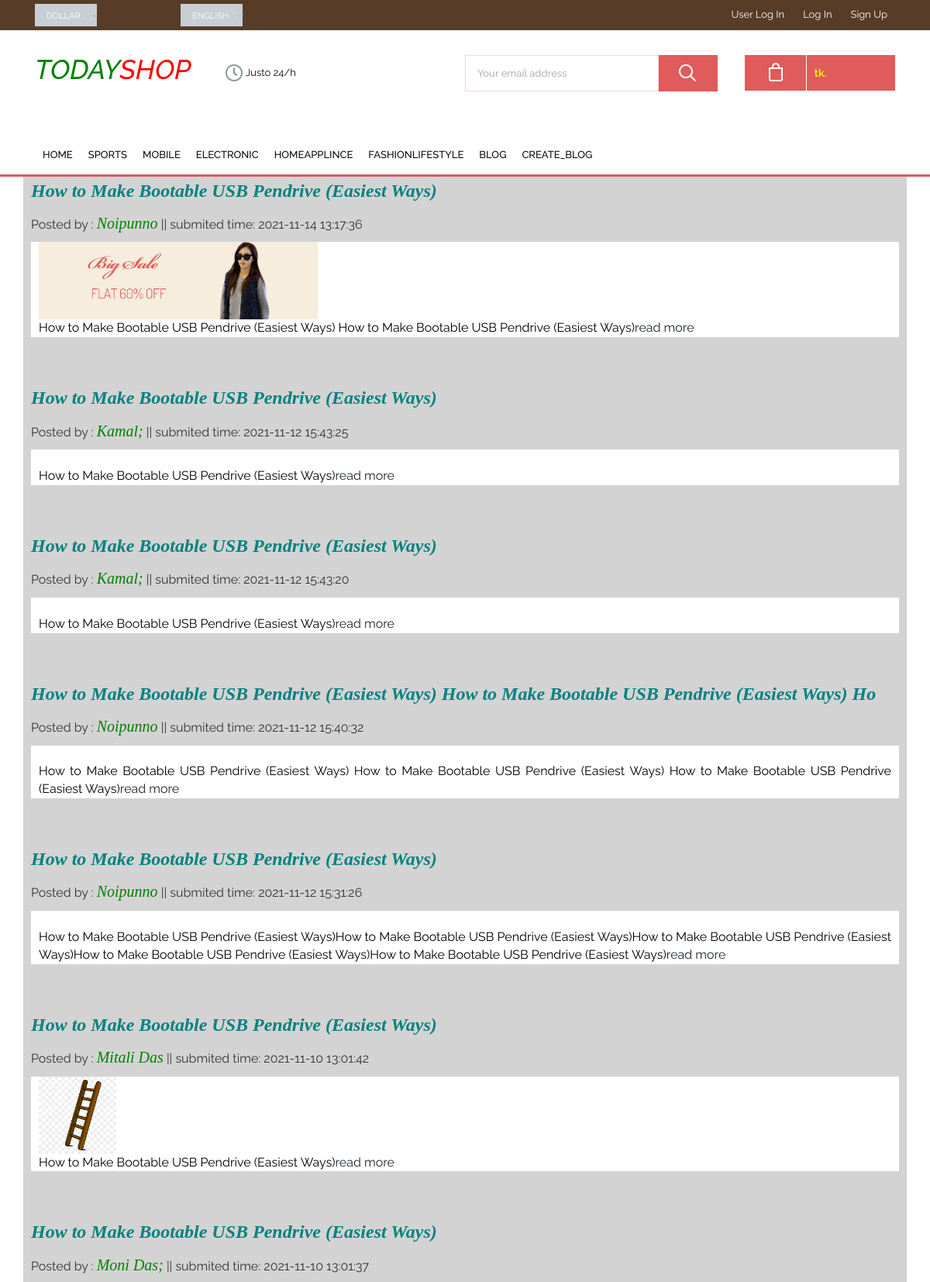
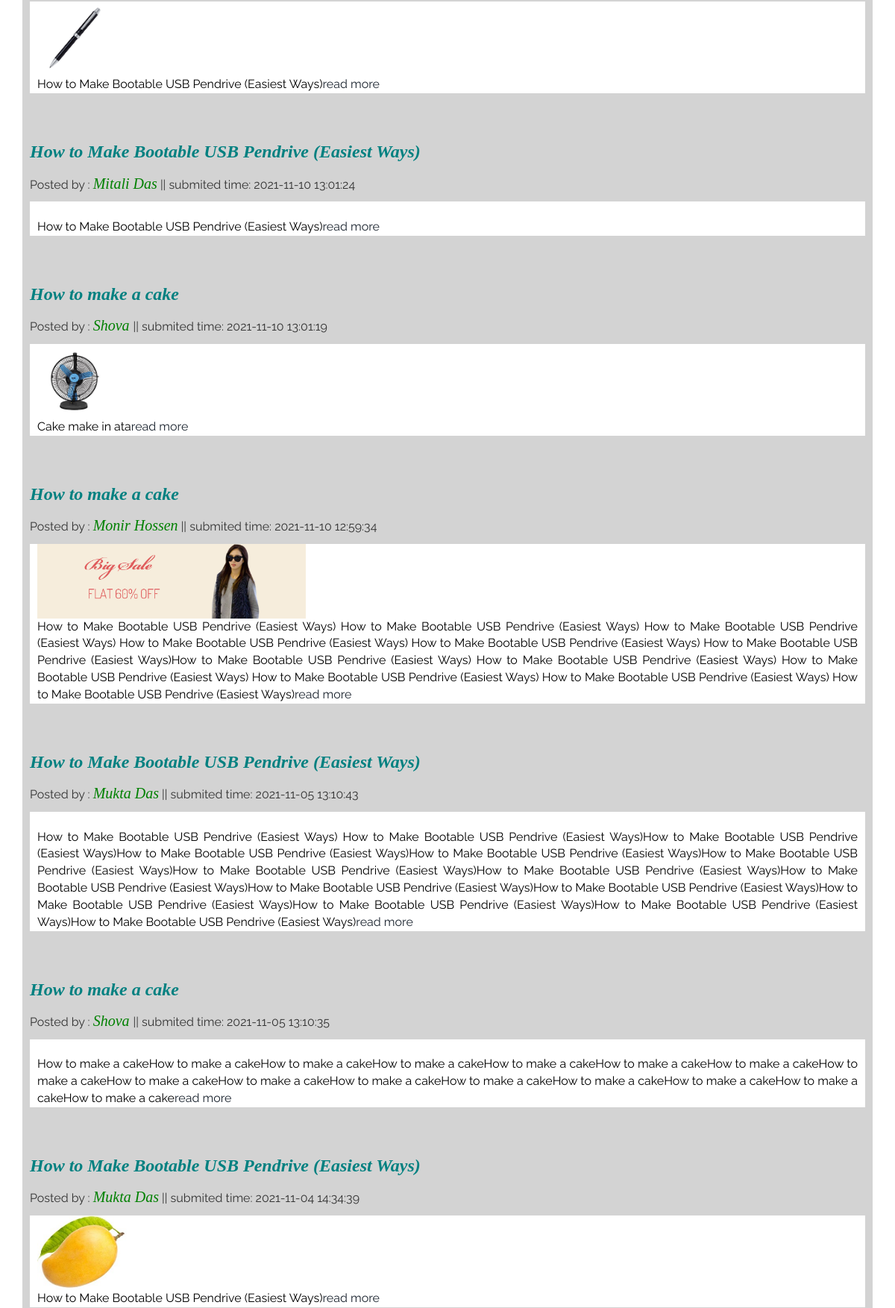
The page /display_blog.php (upper part) on the database its author committed (2 pictures, top to bottom).
### tables this page shows
CREATE TABLE `content_category` (
  `content_id` int(100) NOT NULL,
  `user_name` varchar(100) NOT NULL,
  `content_name` varchar(150) NOT NULL,
  `content_description` text NOT NULL,
  `publication_status` tinyint(1) NOT NULL,
  `deletion_status` tinyint(1) NOT NULL DEFAULT 1,
  `update_time` timestamp(6) NOT NULL DEFAULT current_timestamp(6) ON UPDATE current_timestamp(6)
);

CREATE TABLE `blog_table` (
  `blog_id` int(10) NOT NULL,
  `blog_user` varchar(150) NOT NULL,
  `title` varchar(100) NOT NULL,
  `body` text NOT NULL,
  `s_date` timestamp NOT NULL DEFAULT current_timestamp() ON UPDATE current_timestamp(),
  `user` varchar(10) NOT NULL,
  `blog_image` varchar(150) NOT NULL,
  `publication_status` tinyint(1) NOT NULL DEFAULT 1,
  `deletion_status` tinyint(1) NOT NULL DEFAULT 1
);

### display_blog.php (called while the page is built)
<?php
$bitm = 'blog';
include "index.php"
?>

### application.php (called while the page is built, shortened)
<?php
function veiw_navbar_info(){
    $connection = mysqli_connect('localhost','root','','user_info');
    $query = "SELECT * FROM content_category WHERE publication_status=1";
    if(mysqli_query($connection, $query)){
        $query_result = mysqli_query($connection, $query);
        return $query_result;
    }else{
        die("query problem". mysqli_error($connection));
    }
}
?>

### include/display_blog.php (the view, shortened to what this page needs)
  <?php
            $connection = mysqli_connect('localhost','root','','user_info');
            $query = "SELECT * FROM blog_table  WHERE publication_status=1 ORDER BY s_date DESC";
            $result = mysqli_query($connection,$query);
            while ($row = mysqli_fetch_assoc($result)){
                $blog_user = $row['blog_user'];
                $title = $row['title'];
                $body = $row['body'];
                $date = $row['s_date'];
                $blog_image = $row['blog_image'];
            ?>
<link rel="stylesheet" href="css/display_blog1.css">
     <div class="blog">
         <h3 style="color:teal; font-weight: 600; "> <?php echo $title; ?></h3>
         <p > Posted by : <span style="color:green; font-family: tahoma; font-style: italic; font-size:20px;"> <?php echo $blog_user?></span>   || <span>submited time: <?php echo $date; ?></span>  </p>
        <div class="blog_body">
         <p><img height="100px" width="auto" src="images/<?php echo $blog_image?>" alt=""></p>
         <p style="color:black; font-weight: 400; text-align:justify;"><?php echo $body; ?><a href="">read more</a></p>
         </div>
    </div>
    <?php
            }
    ?>

### index.php (shortened to what this page needs)
<?php
require "application.php";
?>
<!DOCTYPE HTML>
<html>
<head>
<link href="css/bootstrap.css" rel='stylesheet' type='text/css' />
<link rel="stylesheet" href="css/blog.css">
<link href="css/style.css" rel='stylesheet' type='text/css' />
<link rel="stylesheet" href="css/jquery.countdown.css" />
<link href="css/megamenu.css" rel="stylesheet" type="text/css" media="all" />
<link rel="stylesheet" href="css/etalage.css">
</head>
<body>
<div class="header_top">
  <div class="container">
  	<div class="header_top-box">
     <div class="header-top-left">
			  <div class="box">
   			   </div>
   			   <div class="box1">
   			   </div>
   				    <div class="clearfix"></div>
   			 </div>
			 <div class="cssmenu">
			 <ul>
			 		<li class="active"><a  href="customer_cart_content.php"> <span style="color:yellow; font-size:15px; font-weight:600;"><?php  if(isset($_SESSION['account_name'])){ echo "$_SESSION[account_name]";}?></span></a></li>
			 		<li class="active"><a  href="?logout"><span style="color:red; font-size:15px"><?php  if(isset($_SESSION['account_name'])){ echo "Logout";}?></span> </a></li>
					 <li><a href="checkout.php">User Log In</a></li>
					 <li><a href="admin_login.php">Log In</a></li>
					<li><a href="checkout.php">Sign Up</a></li>
				</ul>
			</div>
			<div class="clearfix"></div>
   </div>
</div>
</div>
<div class="header_bottom">
	<div class="container">
	 <div class="header_bottom-box">
		<div class="header_bottom_left">
			<div class="logo" >
				<a  href="index.php"><h2 style="color:green; font-style:italic;, font-family:tahoma; font-size:35px"> TODAY<span style="color:red; font-style:italic;, font-family:tahoma; font-size:35px">SHOP</span></h2></a>
			</div>
			<ul class="clock" style="padding-left:20px">
				<i class="clock_icon"> </i>
				<li class="clock_desc">Justo 24/h</li>
			</ul>
			<div class="clearfix"> </div>
		</div>
		<div class="header_bottom_right">
			<div class="search">
			  <input type="text" value="Your email address" onfocus="this.value = '';" onblur="if (this.value == '') {this.value = 'Your email address';}">
			  <input type="submit" value="">
	  		</div>
	  		<ul class="bag">
	  			<a href="cart_content.php"><i class="bag_left"> </i></a>
	  			<a href="#"><li class="bag_right"><p style="color:yellow; font-weight:600;">tk.<?php if(isset($_SESSION['g_total'])){ echo $_SESSION['g_total'];}?></p> </li></a>
	  		</ul>
		</div>
	</div>
</div>
</div>
<?php
$query_result = veiw_navbar_info();
?>
<div class="menu">
	<div class="container">
		<div class="menu_box ">
	     <ul class="megamenu skyblue">
			<li ><a class="color2" href="index.php">Home</a></li>
			<?php $active= ''; while($rows=mysqli_fetch_assoc($query_result)){
				?>
			<li class="<?php echo $active; ?>"><a  class="color4" href="content_category.php?<?php echo $rows['content_name']?>&&content_id=<?php echo $rows['content_id']?>"><?php echo $rows['content_name'];?></a></li>
			<?php	}?>
			<div class="clearfix"> </div>
		 </ul>
	  </div>
</div>
</div>
<div class="index_slider">
	<div class="container">
		<?php
		if(isset($bitm)){
			if($bitm == 'blog'){
				include "include/display_blog.php";
			}
		}else{
		include "include/home.php";
			}
		?>
	</div>
</div>
<link href="css/flexslider.css" rel='stylesheet' type='text/css' />
</body>
</html>

### css/style.css (style rules this page uses)
h4, h5, h6, h1, h2, h3 { margin-top: 0; }
ul, ol { margin: 0; }
p { margin: 0; }
html, body { font-family: 'Raleway', sans-serif; font-size: 100%; background:#fff; }
body a { transition: 0.5s all; -webkit-transition: 0.5s all; -o-transition: 0.5s all; -ms-transition: 0.5s all; -moz-transition: 0.5s all; }
.header_top { background:#573c27; }
.header-top-left { width:54.5%; float:left; margin-top:5px; }
.box { float:left; width:20.5%; margin-right:10.6%; }
.box1 { float:left; width:20.5%; }
.cssmenu ul { float:right; padding:0; margin:0; list-style:none; }
.cssmenu ul li { display: inline-block; }
.cssmenu ul li a { color:#fff; display: block; margin:10px; font-size: 0.8125em; }
.header_bottom { padding:2em 0 4em; }
.header_bottom-box, .menu_box, .header_top-box, .sellers_grid { padding:0 15px; }
.header_bottom_left { width:40%; float:left; }
.logo { width:25%; float:left; margin-right:25%; }
ul.clock { padding:0; margin:0; list-style:none; float:left; width:25%; margin-top:8px; }
i.clock_icon { width: 30px; height: 30px; background: url(../images/img-sprite.png)no-repeat -2px -3px; float: left; }
ul.clock li.clock_desc { color:#100802; font:400 13px/13px 'Raleway', sans-serif; overflow:hidden; margin-top:8px; }
.header_bottom_right { width:60%; float:right; }
.search { float: left; width:70%; margin-right: 6%; }
.search input[type="text"] { padding:15px; outline: none; color:#B6B2AE; background:#fff; border:1px solid #f8d5d1; width:85%; line-height: 1.5em; font: 500 13px/13px 'Raleway', sans-serif; -webkit-appearance: none; }
.search input[type="submit"] { background: url('../images/search.png') no-repeat 24px 10px #e05b5b; padding: 12.5px 38px; border: none; cursor: pointer; position: absolute; outline: none; }
ul.bag { padding:0; list-style:none; margin:0; float:left; width:24%; }
i.bag_left { width: 80px; height: 46px; background: url(../images/img-sprite.png)no-repeat -32px 3px #e05b5b; float: left; border-right: 1px solid #fff; }
ul.bag li.bag_right { background:#e05b5b; padding:16px 10px; overflow:hidden; }
ul.bag li.bag_right p { font:500 14px/14px 'Raleway', sans-serif; color:#fff; }
.menu { border-bottom:3px solid #e05b5b; }
.index_slider { position: relative; }
@media (max-width:1280px) { .search { width: 65%; } }
@media (max-width:1280px) { .search input[type="text"] { width: 75%; } }
@media (max-width:1280px) { ul.bag { width:29%; } }
@media (max-width:1280px) { ul.clock { width: 37%; } }
@media (max-width:1280px) { .header_bottom_right { width: 50%; } }
@media (max-width:1280px) { .search { width: 60%; margin-right: 5%; } }
@media (max-width:1280px) { ul.bag { width: 35%; } }

### css/megamenu.css (style rules this page uses)
.megamenu { margin-bottom:0px;padding:0;width:100%;list-style:none;display:inline-block;position:relative;font-size:15px }
.megamenu li { margin-bottom:-5px;display:inline }
.megamenu>li>a { float:left;padding:8px 10px;text-decoration:none;text-transform:capitalize;font-size:0.87em; -webkit-transition: all 0.3s ease-in-out;text-transform:uppercase; -moz-transition: all 0.3s ease-in-out; -o-transition: all 0.3s ease-in-out; transition: all 0.3s ease-in-out; color:#100802; font-weight:500; }

### css/display_blog1.css (style rules this page uses)
.blog { width: 100%; float: right; overflow: hidden; display: block; text-align: justify; padding-left: 10px; padding-right: 10px; background-color: lightgrey; }
.blog p { padding-bottom: 10px; }
.blog h3 { font-family: tahoma; font-style: italic; padding: 5px 0px; }
.blog_body p { background-color: white; padding: 0px 10px; }

### rows shown on the page
content_category: content_name "SPORTS"
content_category: content_name "MOBILE"
content_category: content_name "ELECTRONIC"
content_category: content_name "HOMEAPPLINCE"
content_category: content_name "FASHIONLIFESTYLE"
content_category: content_name "BLOG"
content_category: content_name "CREATE_BLOG"
blog_table: title "How to Make Bootable USB Pendrive (Easiest Ways)", blog_user "Noipunno", s_date "2021-11-14 13:17:36", blog_image (picture), body "How to Make Bootable USB Pendrive (Easiest Ways) How to Make Bootable USB Pendrive (Easiest Ways)"
blog_table: title "How to Make Bootable USB Pendrive (Easiest Ways)", blog_user "Kamal;", s_date "2021-11-12 15:43:25", body "How to Make Bootable USB Pendrive (Easiest Ways)"
blog_table: title "How to Make Bootable USB Pendrive (Easiest Ways)", blog_user "Kamal;", s_date "2021-11-12 15:43:20", body "How to Make Bootable USB Pendrive (Easiest Ways)"
blog_table: title "How to Make Bootable USB Pendrive (Easiest Ways) How to Make Bootable USB Pendrive (Easiest Ways) Ho", blog_user "Noipunno", s_date "2021-11-12 15:40:32", body "How to Make Bootable USB Pendrive (Easiest Ways) How to Make Bootable USB Pendrive (Easiest Ways) How to Make Bootable USB Pendrive (Easiest Ways)"
blog_table: title "How to Make Bootable USB Pendrive (Easiest Ways)", blog_user "Noipunno", s_date "2021-11-12 15:31:26", body "How to Make Bootable USB Pendrive (Easiest Ways)How to Make Bootable USB Pendrive (Easiest Ways)How to Make Bootable USB Pendrive (Easiest Ways)How to Make Bootable USB Pendrive (Easiest Ways)How to Make Bootable USB Pendrive (Easiest Ways)"
blog_table: title "How to Make Bootable USB Pendrive (Easiest Ways)", blog_user "Mitali Das", s_date "2021-11-10 13:01:42", blog_image (picture), body "How to Make Bootable USB Pendrive (Easiest Ways)"
blog_table: title "How to Make Bootable USB Pendrive (Easiest Ways)", blog_user "Moni Das;", s_date "2021-11-10 13:01:37", blog_image (picture), body "How to Make Bootable USB Pendrive (Easiest Ways)"
blog_table: title "How to Make Bootable USB Pendrive (Easiest Ways)", blog_user "Mitali Das", s_date "2021-11-10 13:01:24", body "How to Make Bootable USB Pendrive (Easiest Ways)"
blog_table: title "How to make a cake", blog_user "Shova", s_date "2021-11-10 13:01:19", blog_image (picture), body "Cake make in ata"
blog_table: title "How to make a cake", blog_user "Monir Hossen", s_date "2021-11-10 12:59:34", blog_image (picture), body "How to Make Bootable USB Pendrive (Easiest Ways) How to Make Bootable USB Pendrive (Easiest Ways) How to Make Bootable USB Pendrive (Easiest Ways) How to Make Bootable USB Pendrive (Easiest Ways) How to Make Bootable USB Pendrive (Easiest Ways) How to Make Bootable USB Pendrive (Easiest Ways)How to Make Bootable USB Pendrive (Easiest Ways) How to Make Bootable USB Pendrive (Easiest Ways) How to Make Bootable USB Pendrive (Easiest Ways) How to Make Bootable USB Pendrive (Easiest Ways) How to Make Bootable USB Pendrive (Easiest Ways) How to Make Bootable USB Pendrive (Easiest Ways)"
blog_table: title "How to Make Bootable USB Pendrive (Easiest Ways)", blog_user "Mukta Das", s_date "2021-11-05 13:10:43", body "How to Make Bootable USB Pendrive (Easiest Ways) How to Make Bootable USB Pendrive (Easiest Ways)How to Make Bootable USB Pendrive (Easiest Ways)How to Make Bootable USB Pendrive (Easiest Ways)How to Make Bootable USB Pendrive (Easiest Ways)How to Make Bootable USB Pendrive (Easiest Ways)How to Make Bootable USB Pendrive (Easiest Ways)How to Make Bootable USB Pendrive (Easiest Ways)How to Make Bootable USB Pendrive (Easiest Ways)How to Make Bootable USB Pendrive (Easiest Ways)How to Make Bootable USB Pendrive (Easiest Ways)How to Make Bootable USB Pendrive (Easiest Ways)How to Make Bootable USB Pendrive (Easiest Ways)How to Make Bootable USB Pendrive (Easiest Ways)How to Make Bootable USB…"
blog_table: title "How to make a cake", blog_user "Shova", s_date "2021-11-05 13:10:35", body "How to make a cakeHow to make a cakeHow to make a cakeHow to make a cakeHow to make a cakeHow to make a cakeHow to make a cakeHow to make a cakeHow to make a cakeHow to make a cakeHow to make a cakeHow to make a cakeHow to make a cakeHow to make a cakeHow to make a cakeHow to make a cake"
blog_table: title "How to Make Bootable USB Pendrive (Easiest Ways)", blog_user "Mukta Das", s_date "2021-11-04 14:34:39", blog_image (picture), body "How to Make Bootable USB Pendrive (Easiest Ways)"
